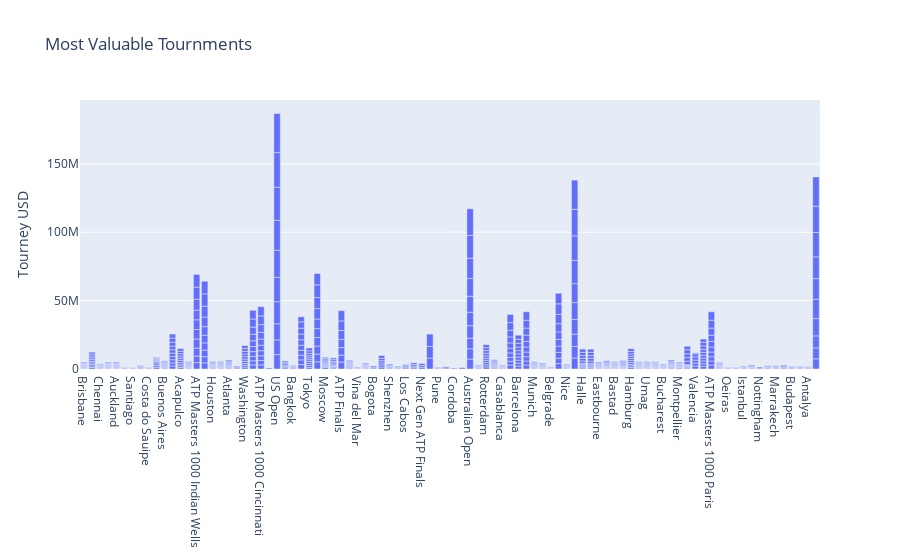

The cell this chart's notebook holds for it:
### Code cell
fig_4.show()

### Figure 1 — Plotly figure (JSON) as saved in the notebook; plotly's stock layout.template omitted (floating-point values rounded to 4 significant figures; data arrays with more than 128 entries replaced by an {"elided": "..."} marker saying what was removed)
{"data": [{"type": "bar", "x": {"elided": "660 str values"}, "y": {"elided": "660 float values"}}], "layout": {"title": {"text": "Most Valuable Tournments"}, "yaxis": {"title": {"text": "Tourney USD"}}}}
